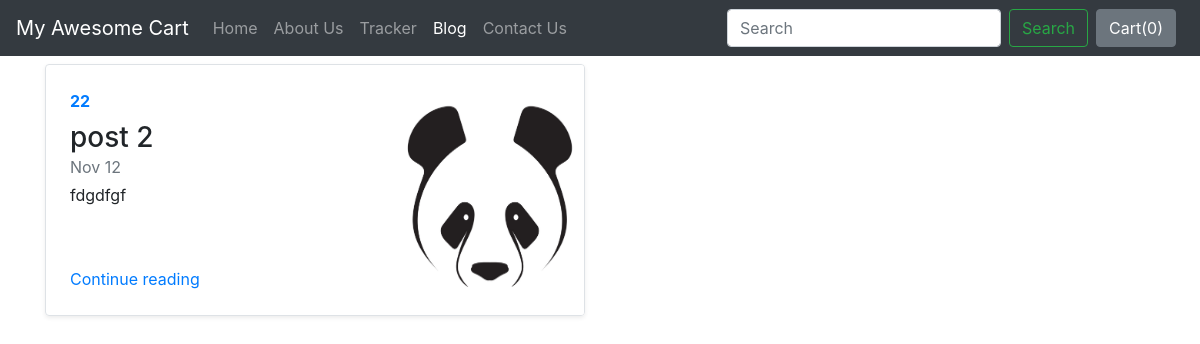
/blog/, run on an earlier commit of the app's database.
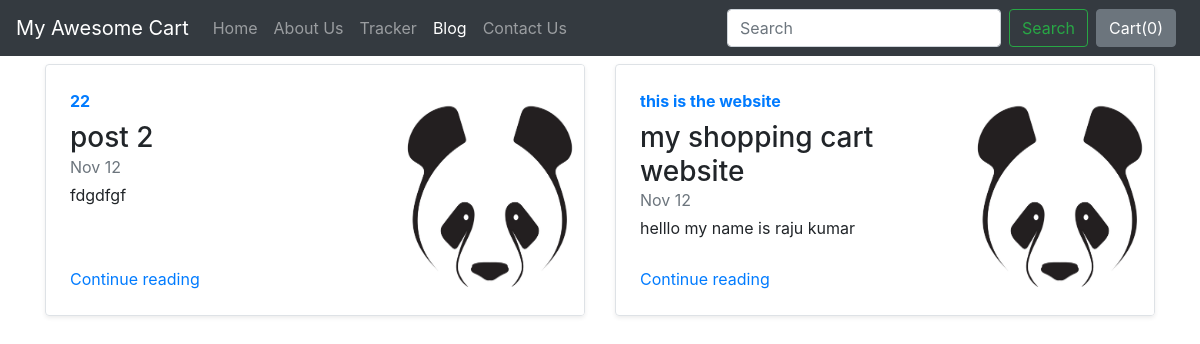
And on a later commit of the database.
### blog/models.py (models this page shows, shortened)
class Blogpost(models.Model):
    post_id = models.AutoField(primary_key=True)
    title = models.CharField(max_length=50)
    head0 = models.CharField(max_length=500, default="")
    chead0 = models.CharField(max_length=5000, default="")
    head1 = models.CharField(max_length=500, default="")
    chead1 = models.CharField(max_length=5000, default="")
    head2 = models.CharField(max_length=500, default="")
    chead2 = models.CharField(max_length=5000, default="")
    pub_date = models.DateField()
    thumbnail = models.ImageField(upload_to='shop/images', default="")
    objects = models.Manager()

### blog/views.py (the view)
# urls.py: path("", views.index, name='index'),
def index(request):
    myposts = Blogpost.objects.all()
    return render(request ,'blog/index.html' , {'myposts': myposts})

### blog/templates/blog/index.html
{% extends 'blog/basic.html' %}
{% block body %}
<div class="container">
<div class="row my-2">
    {% for item in myposts %}
        <div class="col-md-6">
            <div
                class="row no-gutters border rounded overflow-hidden flex-md-row mb-4 shadow-sm h-md-250 position-relative">
                <div class="col p-4 d-flex flex-column position-static">
                    <strong class="d-inline-block mb-2 text-primary">{{item.head0}}</strong>
                    <h3 class="mb-0">{{item.title}}</h3>
                    <div class="mb-1 text-muted">Nov 12</div>
                    <p class="card-text mb-auto">{{item.head1}}</p>
                    <a href="blogpost/{{item.post_id}}" class="stretched-link">Continue reading</a>
                </div>
                <div class="col-auto d-none d-lg-block">
                    <img src="/media/{{item.thumbnail}}" class="bd-placeholder-img" width="200" height="250"
                        aria-label="Placeholder: Thumbnail"/>
                </div>
            </div>
        </div>
{% if forloop.counter|divisibleby:2 %}
    </div><div class="row my-2">
    {% endif %}
    {% endfor %}
</div>
{% endblock %}

What changed in the data, as far as the page shows it:
added Blogpost: head0 "this is the website", title "my shopping cart website", head1 "helllo my name is raju kumar", thumbnail (picture)
